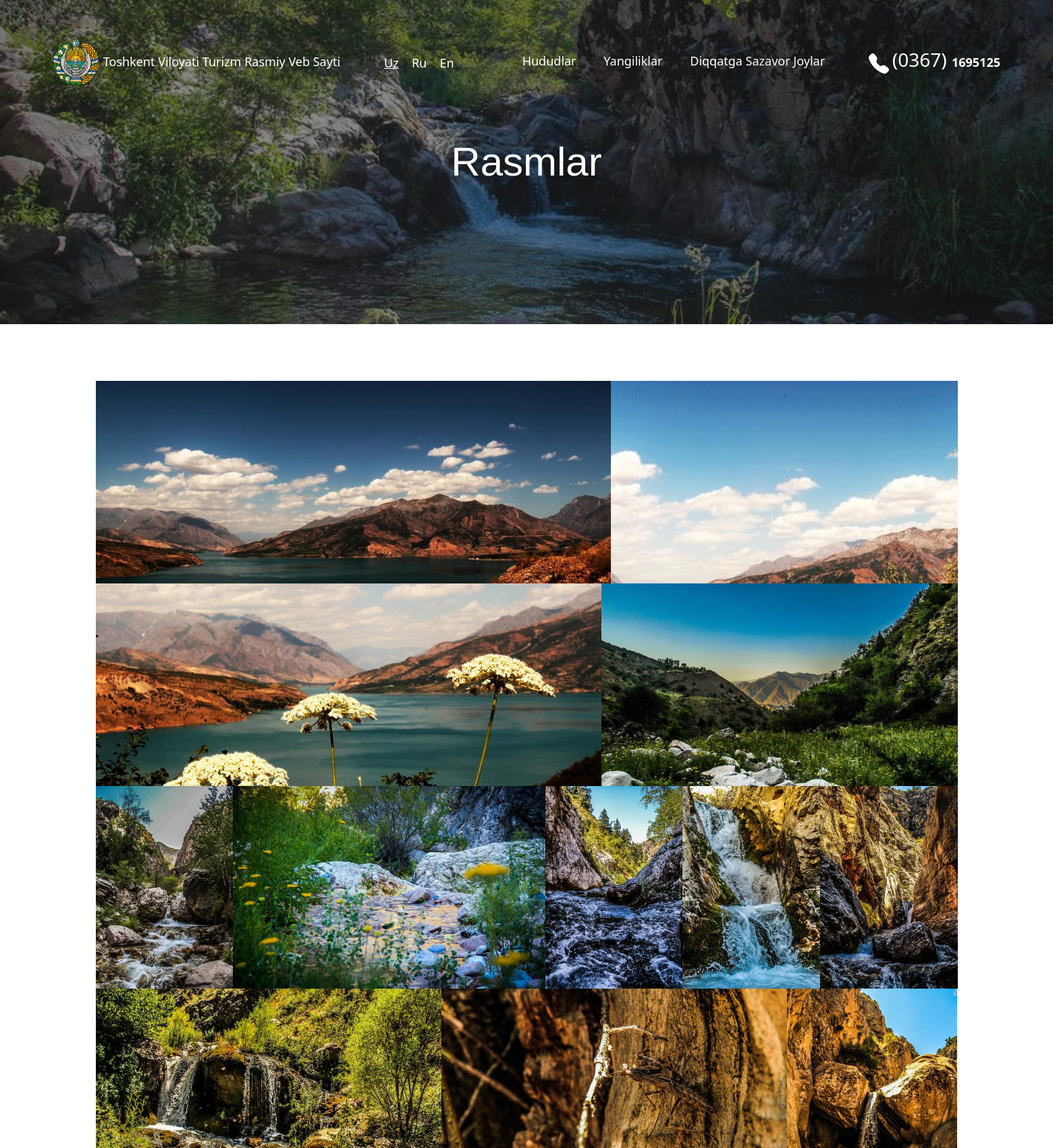
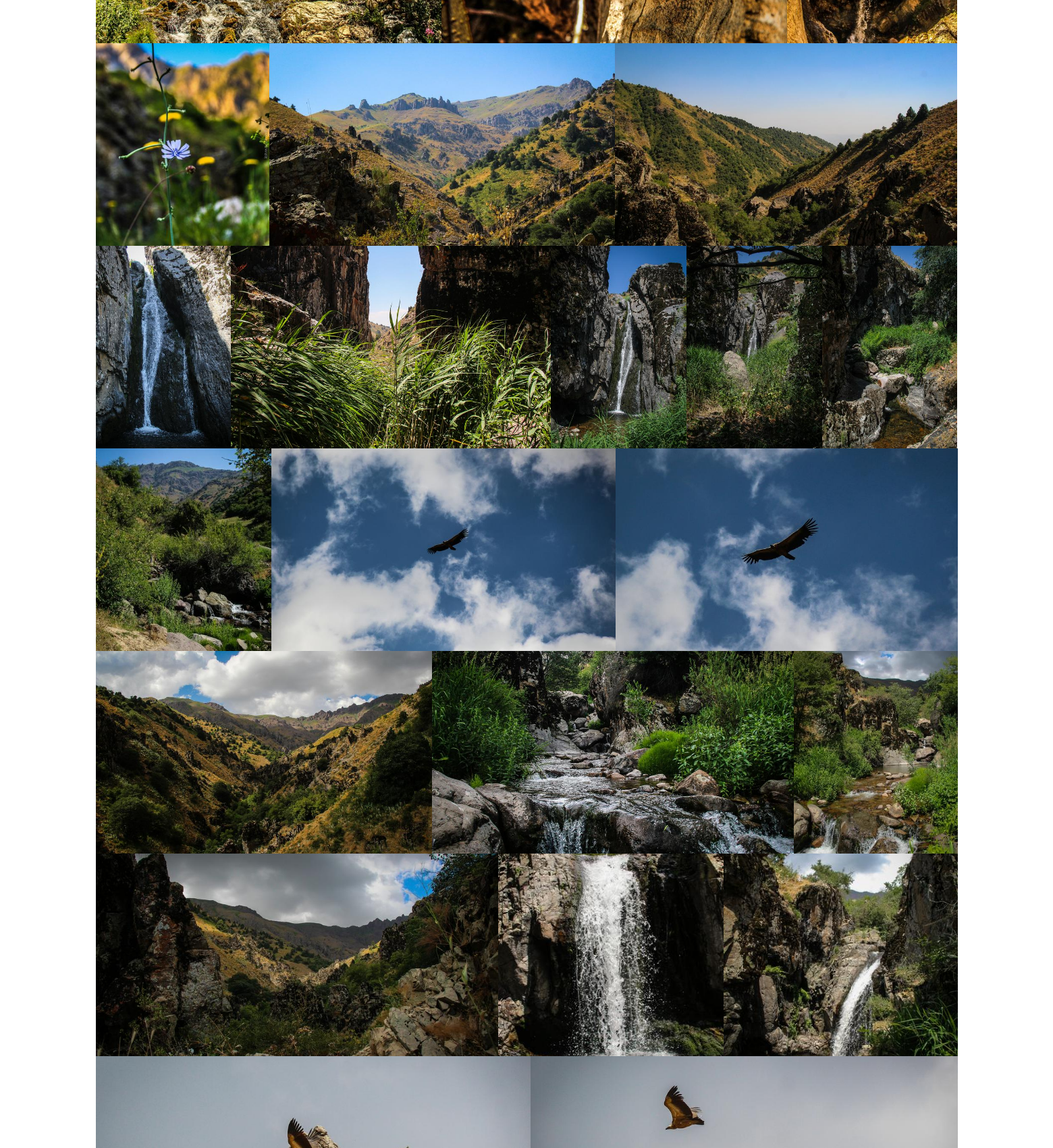
Page /uz/photos/ (upper part) on the committed database (2 pictures, top to bottom).
### main/models.py (models this page shows, shortened)
class AutoDate(M):
    uz_name = m.CharField(max_length=l)
    ru_name = m.CharField(max_length=l, null=True, blank=True)
    en_name = m.CharField(max_length=l, null=True, blank=True)
    add_time = m.DateTimeField(auto_now_add=True)
    post_view = m.IntegerField(default=0, null=True, blank=True)

class WebSiteName(AutoDate):
    logo = ResizedImageField(size=[1920, 1080],upload_to='logo/', default='default/logo.png')
    """ NavBardagi web site nomi """

class AutoDate(M):
    uz_name = m.CharField(max_length=l)
    ru_name = m.CharField(max_length=l, null=True, blank=True)
    en_name = m.CharField(max_length=l, null=True, blank=True)
    add_time = m.DateTimeField(auto_now_add=True)
    post_view = m.IntegerField(default=0, null=True, blank=True)

class NavbarName(M):
    uz_name = m.CharField(max_length=l)
    ru_name = m.CharField(max_length=l, null=True, blank=True)
    en_name = m.CharField(max_length=l, null=True, blank=True)
    navbar_img = ResizedImageField(size=[1920, 1080], upload_to="navbarname/", null=True, blank=True)
    slug = m.SlugField(max_length=l, unique=True)
    add_time = m.DateTimeField(auto_now_add=True)

class PhotoArxiv(M):
    photos = ResizedImageField(size=[1920, 1080], upload_to='photoArxiv/')
    add_time = m.DateTimeField(auto_now_add = True)

### main/views.py (the view)
# urls.py: path('photos/', PhotosList.as_view(), name="photoslist"),
class PhotosList(ListView):
    model = PhotoArxiv
    paginate_by = 50
    ordering = '-add_time'
    template_name = 'allpages/photos.htm'

### templates/allpages/photos.htm (shortened to what this page needs)
{% extends '../pages/templateall.htm' %}
{% load static %}
    {% block header %}
        <div id="header-root" style="background: linear-gradient(rgba(30, 30, 30, 0.5), rgba(30, 30, 30, 0.5)), url('{{randomBG.photos.url}}');">
            <div class="header-title">
                <span>
                    {% if '/en/' in request.path %}
                        Photos
                    {% elif '/ru/' in request.path %}
                        Фото
                    {% else %}
                        Rasmlar
                    {% endif %}
                </span>
            </div>
        </div>
    {% endblock header %}
    {% block cards %}
        <div class="albom mt-5">
            <section id="photo-galary">
                <div class="images-grid">
                    <ul>
                        {% for obj in object_list %}
                            <li>
                                <img src="{{ obj.photos.url }}">
                            </li>
                        {% endfor %}
                    </ul>
                </div>
            </section>
        </div>
    {% endblock cards %}

### templates/widgets/navbar.htm (shortened to what this page needs)
{% load static %}
{% if '/ru/' in request.path %}
    <nav class="nav-head">
        <div class="marquee"><span>Veb sayt test rejimida ishlamoqda!</span></div>
        <div class="nav-in">
            <div class="brand">
                <a href="/"><img src="{{ web_name.logo.url }}" width="70" alt=""></a>
                <span><a href="/">{{ web_name.ru_name | title }}</a></span>
            </div>
            <div class="lang">
                <a id="lang_uz" href="" >Uz</a> |
                <a id="lang_ru" href="" class="a-hover">Ru</a> |
                <a id="lang_en" href="">En</a>
            </div>
            <div class="navigate">
                <ul>
                    <li>
                        <a href="" id="hudud">{{ nav0.ru_name | title }}</a>
                        <ol id="area">
                            {% for uz in arealist %}
                                <li><a href="{% url 'ru:areadetail' slug=uz.slug %}">{{ uz.ru_title | title }}</a></li>
                            {% endfor %}
                        </ol>
                    </li>
                </ul>
                <ul>
                    <li>
                        <a href="{% url 'ru:newslist' %}">{{ nav1.ru_name | title }}</a>
                    </li>
                </ul>
                <ul>
                    <li>
                        <a href="#" id="space">{{ nav2.ru_name | title }}</a>
                        <ol id="spaces">
                            {% for uz in navbaritems %}
                                <li><a href="{% url 'ru:poststype' slug=uz.slug %}">{{ uz.ru_name | title }}</a></li>
                            {% endfor %}
                        </ol>
                    </li>
                </ul>
            </div>
            <div class="contact">
                <span id="phone-icon">
                    <svg xmlns="http://www.w3.org/2000/svg" width="35" height="35" fill="currentColor" class="bi bi-telephone-fill" viewBox="0 0 16 16">
                        <path fill-rule="evenodd" d="M1.885.511a1.745 1.745 0 0 1 2.61.163L6.29 2.98c.329.423.445.974.315 1.494l-.547 2.19a.678.678 0 0 0 .178.643l2.457 2.457a.678.678 0 0 0 .644.178l2.189-.547a1.745 1.745 0 0 1 1.494.315l2.306 1.794c.829.645.905 1.87.163 2.611l-1.034 1.034c-.74.74-1.846 1.065-2.877.702a18.634 18.634 0 0 1-7.01-4.42 18.634 18.634 0 0 1-4.42-7.009c-.362-1.03-.037-2.137.703-2.877L1.885.511z"/>
                    </svg>
                </span>
                <span id="phone-number">(0367) <b>1695125</b> </span>
            </div>
        </div>
    </nav>
{% else %}
    <nav class="nav-head">
        <div class="nav-in">
            <div class="brand">
                <a href="/"><img src="{{ web_name.logo.url }}" width="70" alt=""></a>
                <span><a href="/">{{ web_name.uz_name | title }}</a></span>
            </div>
            <div class="lang">
                <a id="lang_uz" href="" class="a-hover">Uz</a> |
                <a id="lang_ru" href="">Ru</a> |
                <a id="lang_en" href="">En</a>
            </div>
            <div class="navigate">
                <ul>
                    <li>
                        <a href="" id="hudud">{{ nav0.uz_name | title }}</a>
                    </li>
                </ul>
                <ul>
                    <li>
                        <a href="{% url 'newslist' %}">{{ nav1.uz_name | title }}</a>
                    </li>
                </ul>
                <ul>
                    <li>
                        <a href="#" id="space">{{ nav2.uz_name | title }}</a>
                    </li>
                </ul>
            </div>
            <div class="contact">
                <span id="phone-icon">
                </span>
                <span id="phone-number">(0367) <b>1695125</b> </span>
            </div>
        </div>
    </nav>
{% endif %}

### static/css/style.css (style rules this page uses)
* { margin: 0; padding: 0; font-size: 18px; box-sizing: border-box; list-style-type: none !important; text-decoration: none !important; font-family: system-ui, -apple-system, BlinkMacSystemFont, "Segoe UI", Roboto, Oxygen, Ubuntu, Cantarell, "Open Sans", "Helvetica Neue", sans-serif; }
.a-hover, nav .nav-in .lang a:hover, nav .nav-in .lang main section .all button:hover, main section .all nav .nav-in .lang button:hover, nav .nav-in .navigate ul li a:hover, nav .nav-in .navigate ul li main section .all button:hover, main section .all nav .nav-in .navigate ul li button:hover, nav .nav-in .brand span a:hover, nav .nav-in .brand span main section .all button:hover, main section .all nav .nav-in .brand span button:hover { text-decoration: underline !important; }
html { scrollbar-width: thin; transition: 1s all ease-in-out; scrollbar-color: #03396C #fff; }
nav { top: 0; width: 100%; z-index: 9980; padding: 30px 0; position: absolute; transition: 0.5s ease-in-out; }
nav .nav-in { display: flex; align-items: center; width: 90%; margin: auto; justify-content: space-between; }
nav .nav-in .brand span a, nav .nav-in .brand span main section .all button, main section .all nav .nav-in .brand span button { color: white; transition: 1s; }
nav .nav-in .navigate ul { display: inline-block; line-height: 0.5px; }
nav .nav-in .navigate ul li { position: relative; list-style-type: none; }
nav .nav-in .navigate ul li a, nav .nav-in .navigate ul li main section .all button, main section .all nav .nav-in .navigate ul li button { color: white; }
nav .nav-in .lang a, nav .nav-in .lang main section .all button, main section .all nav .nav-in .lang button { color: white; transition: 1s; }
nav .nav-in .contact { margin-top: -10px; }
nav .nav-in .contact #phone-icon svg { width: 30px; height: 30px; color: #fff; }
nav .nav-in .contact #phone-number { color: #fff; font-size: 28px; }
.albom #photo-galary .images-grid ul { padding: 0; display: flex; flex-wrap: wrap; justify-content: start; }
.albom #photo-galary .images-grid ul::after { content: " "; flex-basis: auto; }
.albom #photo-galary .images-grid ul li { flex: 25%; height: 300px; cursor: pointer; overflow: hidden; flex-basis: auto; position: relative; }
.albom #photo-galary .images-grid ul li img { width: 100%; height: 100%; -o-object-fit: cover; object-fit: cover; vertical-align: middle; transition: 1s all ease-in-out; }
#header-root { height: 60vh; background-size: cover !important; background-repeat: repeat !important; background-position: center !important; }
#header-root .header-title { height: 100%; display: flex; align-items: center; justify-content: center; }
#header-root .header-title span { color: #fff; font-size: 60px; font-family: "verdana", sans-serif; }

### templates/base.htm (style rules this page uses)
body { overflow-x: hidden; }

### rows in the picture
WebSiteName: logo (picture)
AutoDate: uz_name "Toshkent Viloyati Turizm Rasmiy Veb Sayti"
NavbarName: uz_name "Hududlar"
NavbarName: uz_name "Yangiliklar"
NavbarName: uz_name "Diqqatga Sazavor Joylar"
PhotoArxiv: photos (picture)
PhotoArxiv: photos (picture)
PhotoArxiv: photos (picture)
PhotoArxiv: photos (picture)
PhotoArxiv: photos (picture)
PhotoArxiv: photos (picture)
PhotoArxiv: photos (picture)
PhotoArxiv: photos (picture)
PhotoArxiv: photos (picture)
PhotoArxiv: photos (picture)
PhotoArxiv: photos (picture)
PhotoArxiv: photos (picture)
PhotoArxiv: photos (picture)
PhotoArxiv: photos (picture)
PhotoArxiv: photos (picture)
PhotoArxiv: photos (picture)
PhotoArxiv: photos (picture)
PhotoArxiv: photos (picture)
PhotoArxiv: photos (picture)
PhotoArxiv: photos (picture)
PhotoArxiv: photos (picture)
PhotoArxiv: photos (picture)
PhotoArxiv: photos (picture)
PhotoArxiv: photos (picture)
PhotoArxiv: photos (picture)
PhotoArxiv: photos (picture)
PhotoArxiv: photos (picture)
PhotoArxiv: photos (picture)
PhotoArxiv: photos (picture)
PhotoArxiv: photos (picture)
PhotoArxiv: photos (picture)
PhotoArxiv: photos (picture)
